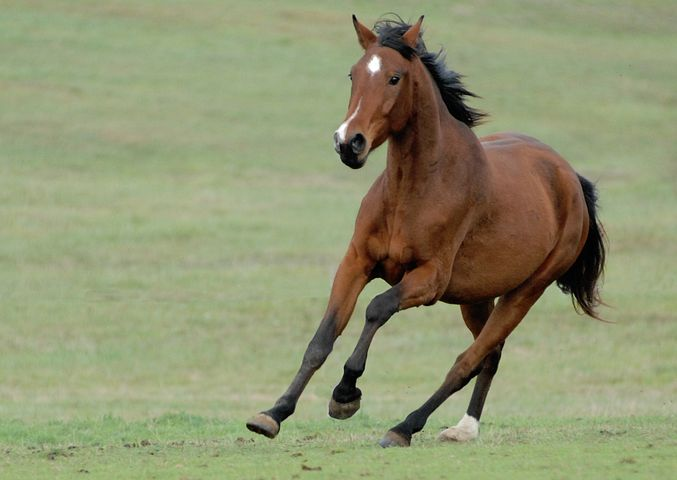
#> input picture BTL/images/horse.jpg, 677 x 480 px
$ python chapter8.py
#> lines starting #> are read from the running program, lines starting #| are printed output that depends on the picture; after the words box and inside, x2 and y2 are one past the last pixel; in counts of white or black regions, pixels touching at a corner belong together
import numpy as np
import matplotlib.pyplot as plt
from skimage import io, filters, exposure
# Tải hình ảnh xám đầu vào
# path = 'images/tigers.jpeg'
# path = 'images/parrot.jpg'
path = 'images/horse.jpg'
image = io.imread(path, as_gray=True)
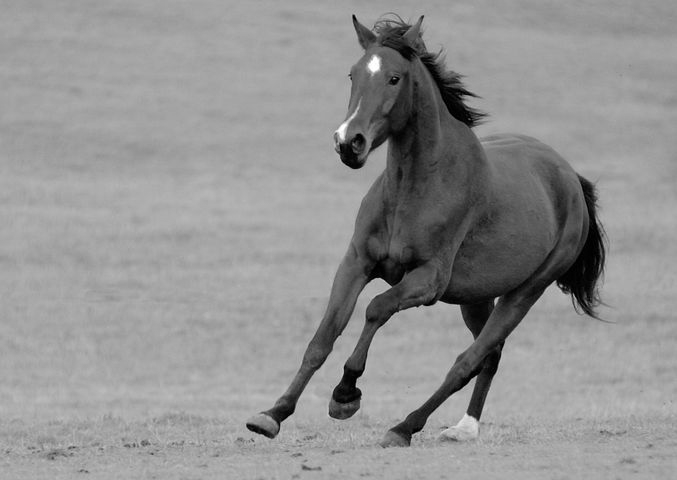
#> image: shape (480, 677) float64; min 0, max 1, mean 0.571

# Hiển thị hình ảnh gốc
plt.figure(figsize=(12, 4))
plt.subplot(1, 3, 1)
plt.title('Original Image')
plt.imshow(image, cmap='gray')
plt.axis('off')

# Tính ngưỡng Otsu
otsu_threshold = filters.threshold_otsu(image)
#> otsu_threshold = 0.439
# Áp dụng ngưỡng để phân đoạn hình ảnh
binary_image = image > otsu_threshold
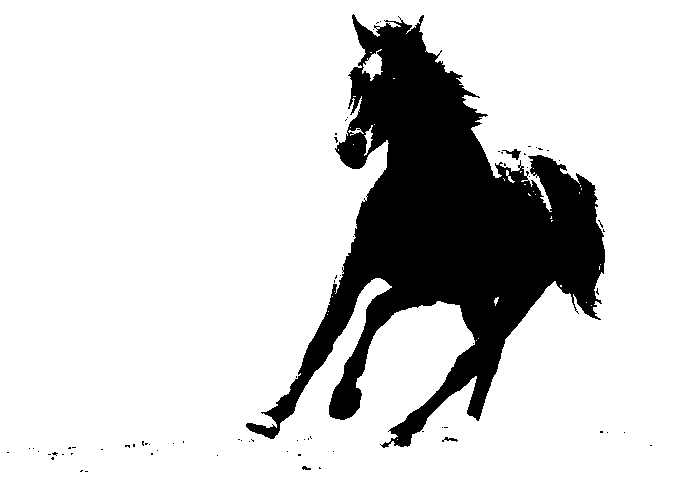
#> binary_image: shape (480, 677) bool; 82.2% white; 74 black regions (70 under 20 px), largest, box (x1, y1, x2, y2) and area: (246, 14, 605, 448) 57440, (502, 149, 521, 160) 82, (442, 437, 458, 442) 38, (302, 466, 311, 470) 24

# Hiển thị biểu đồ histogram với ngưỡng
plt.subplot(1, 3, 2)
plt.title('Histogram and Otsu Threshold')
hist, bins = exposure.histogram(image)
#> hist = 256 values, max 17538 at index 165, min 0 at index 224, mean 1269.4; bins = 256 values from 0.00195 to 0.998
plt.plot(bins, hist, label='Histogram')
plt.axvline(otsu_threshold, color='red', linestyle='--', label=f'Otsu Threshold = {otsu_threshold:.2f}')
plt.legend()

# Hiển thị hình ảnh nhị phân phân đoạn
plt.subplot(1, 3, 3)
plt.title('Segmented Image (Binary)')
plt.imshow(binary_image, cmap='gray')
plt.axis('off')
# Hiển thị hình ảnh
plt.tight_layout()
plt.show()
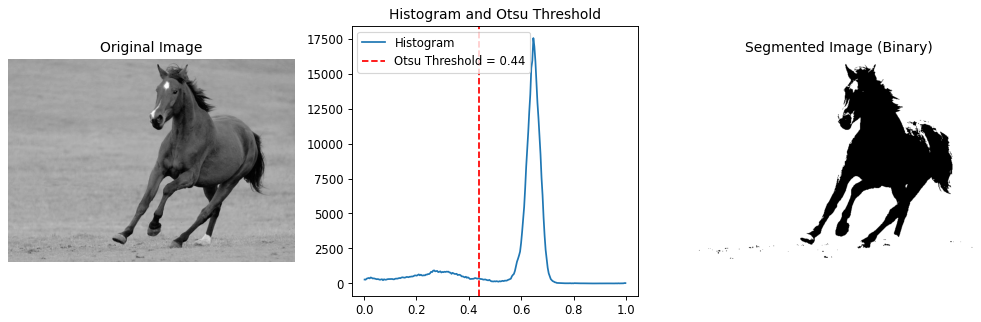
#> figure drawn by matplotlib, 3 panels; panel 2: curve peaks at x = 0.646, y = 17538
